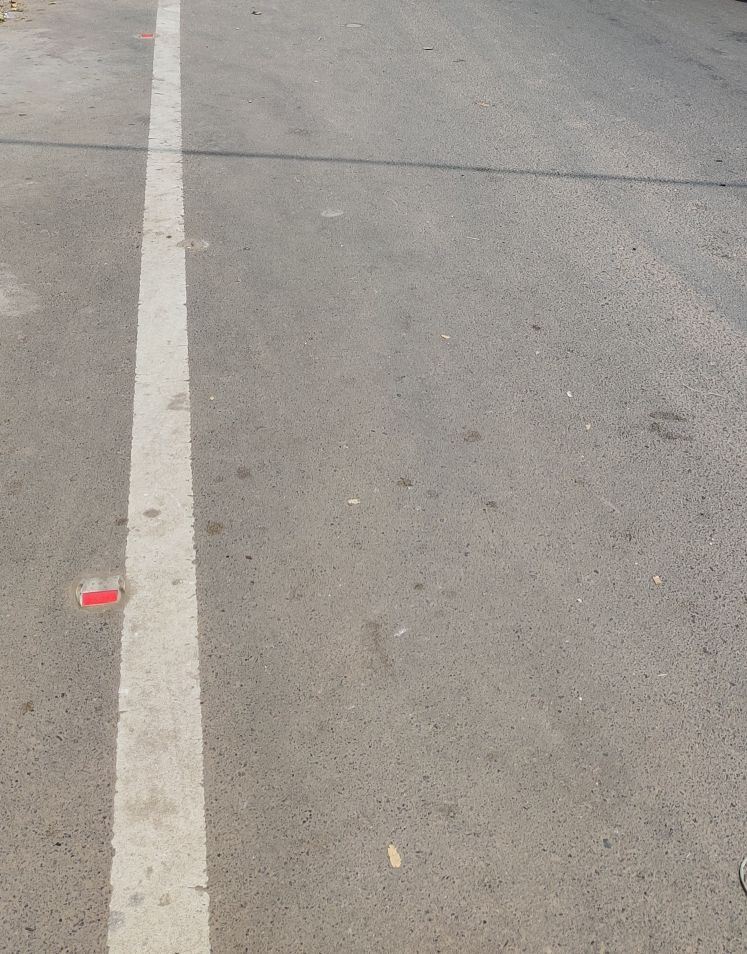
#> input picture Hough_Transform/road.jpg, 2988 x 3816 px (shown at 1/4 size)
$ jupyter execute Hough_Lines.ipynb
#> lines starting #> are read from the running program, lines starting #| are printed output that depends on the picture; after the words box and inside, x2 and y2 are one past the last pixel; in counts of white or black regions, pixels touching at a corner belong together
[cell 1]
import cv2 as cv
import numpy as np
import matplotlib.pyplot as plt
import matplotlib.lines as mlines

[cell 2]
image = cv.imread('road.jpg')
#> image is the input picture: shape (3816, 2988, 3); mean B, G, R 145.3, 152.7, 158.8
plt.imshow(image)

[cell 3]
image = cv.resize(image.copy(), (0, 0), fx = 0.1, fy = 0.1)
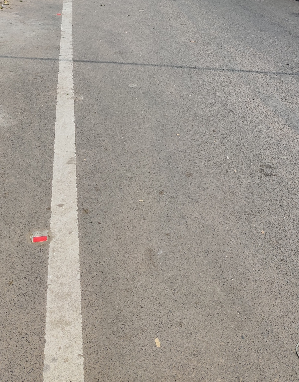
#> image: shape (382, 299, 3); mean B, G, R 145.4, 152.9, 158.9
gray = cv.cvtColor(image, cv.COLOR_BGR2GRAY)
blur = cv.GaussianBlur(gray, (15,15), 0)
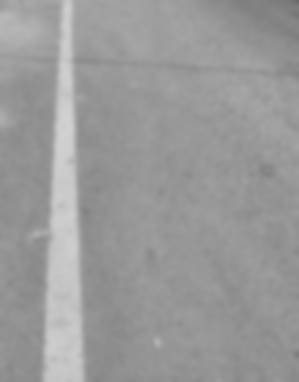
#> blur: shape (382, 299); min 106, max 210, mean 153.8
edges = cv.Canny(blur, 10, 80)
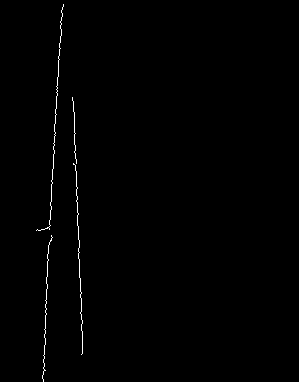
#> edges: shape (382, 299); 0.57% white in thin lines or dots, all inside (x1, y1, x2, y2) = (36, 4, 83, 382)
(height, width) = image.shape[:2]
#> height = 382; width = 299
plt.imshow(edges)

**Hough Transform**

We use the equation $xcos\theta+ysin\theta = \rho$

For different values of x and y in image space we generate $\theta$ and $\rho$ values in parameter space. We store these values in accumulator space and perform voting. Then we select the parameters according to the votes

[cell 4]
d = int(round(np.sqrt(np.square(height)+np.square(width))))
#> d = 485
thetas = np.arange(0, 180, step=1)
rhos = np.arange(-d, d, step=(2*d)/180)
#> rhos = 180 values from -485 to 479.6
cos_thetas = np.cos(np.deg2rad(thetas))
sin_thetas = np.sin(np.deg2rad(thetas))
accumulator = np.zeros((len(thetas), len(rhos)))

[cell 5]
y_i, x_i = np.nonzero(edges)
#> y_i = 648 values from 4 to 381; x_i = 648 values, max 82 at index 551, min 36 at index 370, mean 61.77
for y,x in zip(y_i,x_i):
  for theta_idx in range(len(thetas)):
    rho = (x * cos_thetas[theta_idx]) + (y * sin_thetas[theta_idx])
    theta = thetas[theta_idx]
    rho_idx = np.argmin(np.abs(rhos - rho))
    accumulator[rho_idx][theta_idx] += 1
#> this loop made 648 passes
#> x on passes 1 to 3: 63, 63, 63
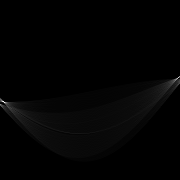
#> accumulator: shape (180, 180) float64; min 0, max 298, mean 3.6; drawn with min black and max white

[cell 6]
figure = plt.figure(figsize=(12, 12))
subplot1 = figure.add_subplot(1, 3, 1)
subplot1.imshow(image)
subplot1.title.set_text("Image")

subplot2 = figure.add_subplot(1, 3, 2)
subplot2.imshow(edges, cmap="gray")
subplot2.title.set_text("Edge Image")

subplot3 = figure.add_subplot(1, 3, 3)
subplot3.imshow(image)
subplot3.title.set_text("Lines")

for y in range(accumulator.shape[0]):
  for x in range(accumulator.shape[1]):
    if accumulator[y][x] > 300:
      rho = rhos[y]
      theta = thetas[x]
      a = np.cos(np.deg2rad(theta))
      b = np.sin(np.deg2rad(theta))
      rho_cos = (a * rho)
      rho_sin = (b * rho)
      x1 = int(rho_cos + 500 * (-b))
      y1 = int(rho_sin + 500 * (a))
      x2 = int(rho_cos - 500 * (-b))
      y2 = int(rho_sin - 500 * (a))
      subplot3.add_line(mlines.Line2D([x1, x2], [y1, y2], color = (0,1,0)))
      cv.line(image,pt1=(x1,y1),pt2=(x2,y2),color=(0,255,0),thickness=2)

cv.imwrite('roads_result.jpg', image)
#> Out = True
#> figure, not shown here; B, G, R data is drawn as R, G, B
